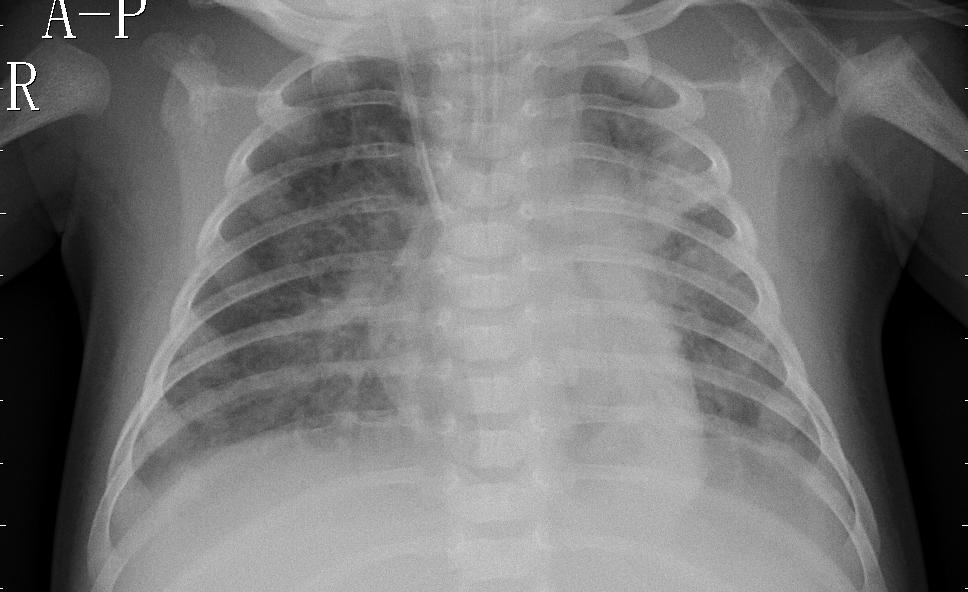
#> input picture images/person1946_bacteria_4874.jpeg, 968 x 592 px
$ python main.py --input images/person1946_bacteria_4874.jpeg --output out
#> lines starting #> are read from the running program, lines starting #| are printed output that depends on the picture
### src/image_loader.py
# src/image_loader.py
"""
Simple image loader for JPEG/PNG and DICOM.
Provides an ImageDataset-like interface for PyTorch later.
"""

from pathlib import Path
import cv2
import numpy as np
from typing import List, Tuple, Optional
import pydicom


def read_image(path: Path) -> np.ndarray:
    path = Path(path)
    if path.suffix.lower() in [".dcm"]:
        ds = pydicom.dcmread(str(path))
        arr = ds.pixel_array.astype(np.float32)
    else:
        arr = cv2.imread(str(path), cv2.IMREAD_UNCHANGED).astype(np.float32)
#> arr: shape (592, 968) float32; min 0, max 255, mean 114.6
#| Loaded image with shape: (592, 968)
    return arr


# [20 lines left out: functions preprocess_image, list_images, not called in this run]

### src/image_processor.py
# src/image_processor.py
"""
Basic image processing utilities (filters, edge detection, saving).
"""

from pathlib import Path
import cv2
import numpy as np


def apply_gaussian_blur(img: np.ndarray, ksize: int = 5) -> np.ndarray:
    """Apply Gaussian blur to reduce noise."""
    return cv2.GaussianBlur(img, (ksize, ksize), 0)


def apply_clahe(img: np.ndarray) -> np.ndarray:
    """Apply CLAHE to enhance contrast."""
    arr = (img * 255).astype("uint8")
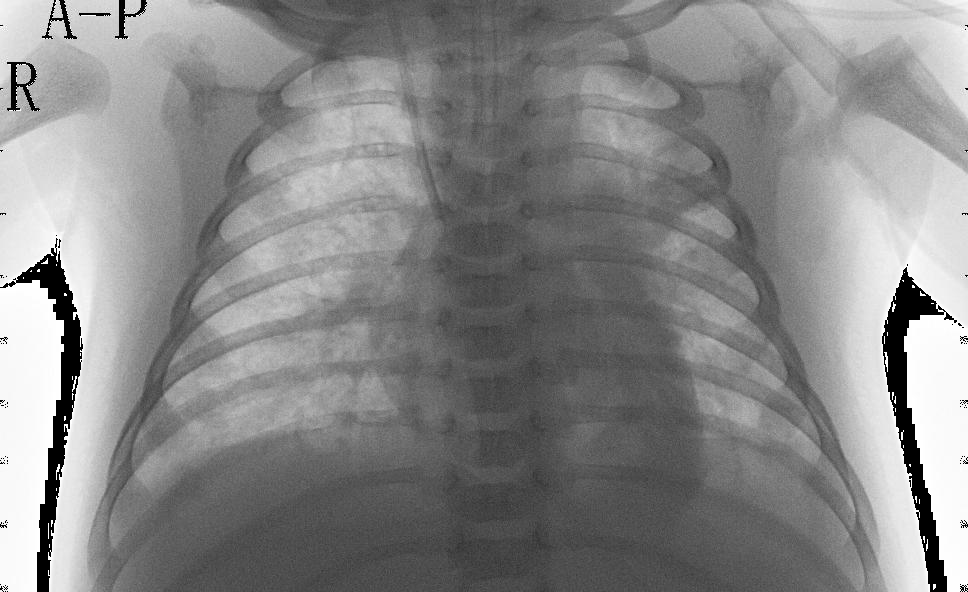
#> arr: shape (592, 968); min 0, max 255, mean 135.9
    if len(arr.shape) == 3 and arr.shape[2] == 3:
        lab = cv2.cvtColor(arr, cv2.COLOR_BGR2LAB)
        l, a, b = cv2.split(lab)
        clahe = cv2.createCLAHE(clipLimit=2.0, tileGridSize=(8, 8))
        l2 = clahe.apply(l)
        lab = cv2.merge((l2, a, b))
        out = cv2.cvtColor(lab, cv2.COLOR_LAB2BGR)
    else:
        clahe = cv2.createCLAHE(clipLimit=2.0, tileGridSize=(8, 8))
        out = clahe.apply(arr)
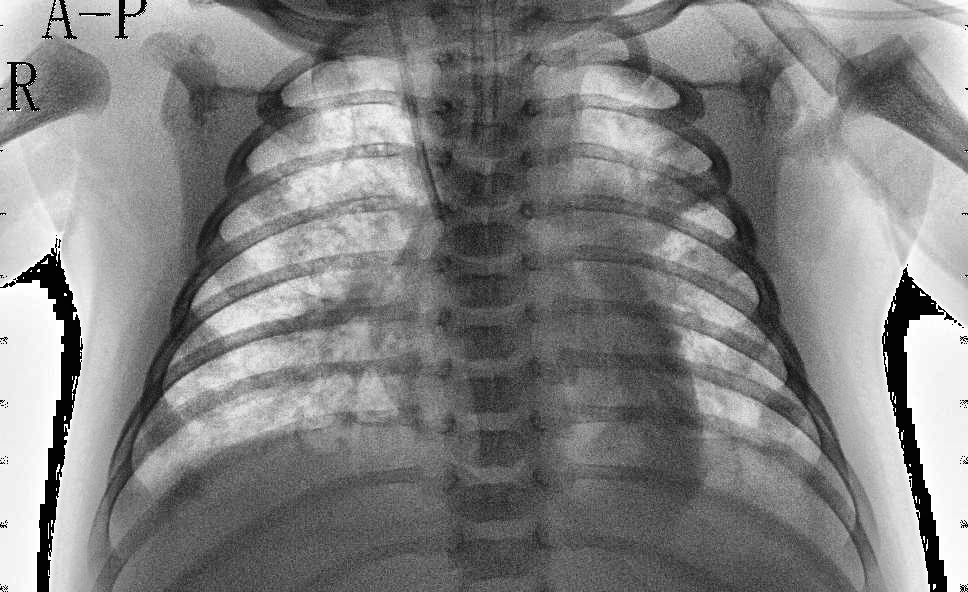
#> out: shape (592, 968); min 0, max 255, mean 130.1
    return out.astype(np.float32) / 255.0


def save_image(path: Path, img: np.ndarray) -> None:
    """Save image to disk as uint8 JPEG."""
    p = Path(path)
    p.parent.mkdir(parents=True, exist_ok=True)
    out = (img * 255).astype("uint8")
    cv2.imwrite(str(p), out)

# [22 lines that do not run on import are left out]

### main.py
#!/usr/bin/env python3
"""
Image Filter Main Script

This script demonstrates image filtering functionality.
It loads an image, applies filters, and saves the result.
"""

from pathlib import Path
from src.image_loader import read_image
from src.image_processor import apply_gaussian_blur, apply_clahe, save_image

def main():
    import argparse
    parser = argparse.ArgumentParser(description="Image Filter Demo")
    parser.add_argument("--input", required=True, help="Input image file")
    parser.add_argument("--output", required=True, help="Output directory for filtered image")

    args = parser.parse_args()

    input_path = Path(args.input)
    output_dir = Path(args.output)
    output_path = output_dir / input_path.name

    # Create output directory if it doesn't exist
    output_dir.mkdir(parents=True, exist_ok=True)

    print(f"Filtering image: {input_path}")
    print(f"Output will be saved to: {output_path}")
    print("-" * 50)

    try:
        # Load the image
        img = read_image(input_path)
        print(f"Loaded image with shape: {img.shape}")

        # Apply filters
        clahe_img = apply_clahe(img)
        blurred_img = apply_gaussian_blur(clahe_img)
        print("Applied CLAHE and Gaussian blur filters.")

        # Save the filtered image
        save_image(output_path, blurred_img)
        print(f"\n✅ Successfully filtered and saved image to: {output_path}")

    except Exception as e:
        print(f"\n❌ Error filtering image: {e}")
        return 1

    return 0

if __name__ == "__main__":
    exit(main())
#> (the program exits here)

$ run again, on images/person1950_bacteria_4881.jpeg
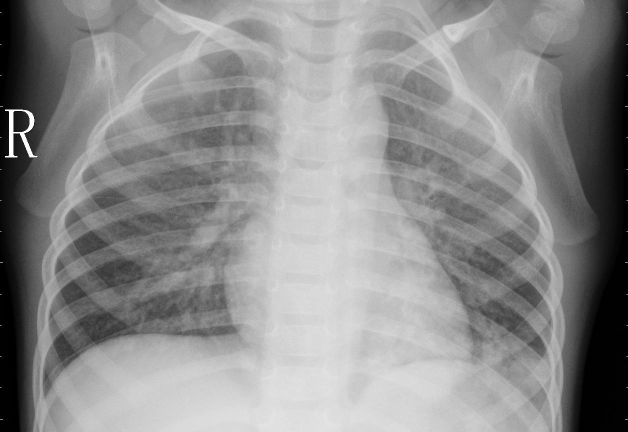
#> input picture images/person1950_bacteria_4881.jpeg, 1256 x 864 px (shown at 1/2 size)
#| Loaded image with shape: (864, 1256)
#> in apply_clahe, `arr = (img * 255).astype("uint8")`:
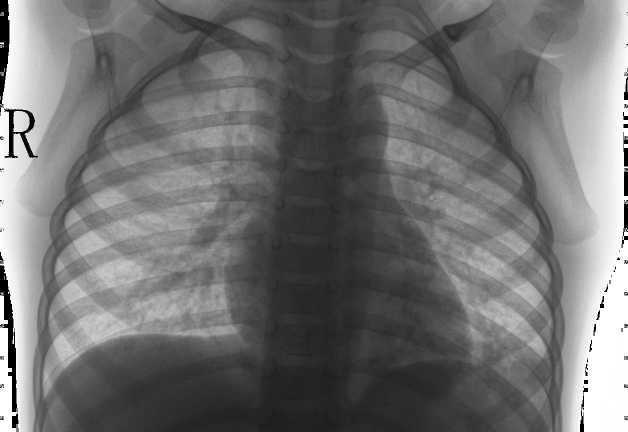
#> arr: shape (864, 1256) (shown at 1/2 size); min 0, max 255, mean 112.1
#> in apply_clahe, `out = clahe.apply(arr)`:
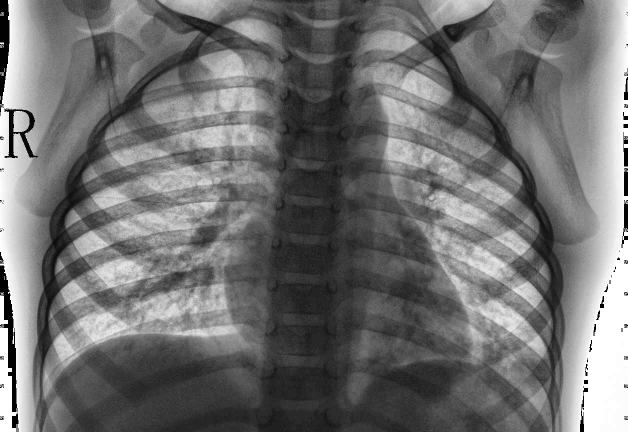
#> out: shape (864, 1256) (shown at 1/2 size); min 0, max 255, mean 112.3
